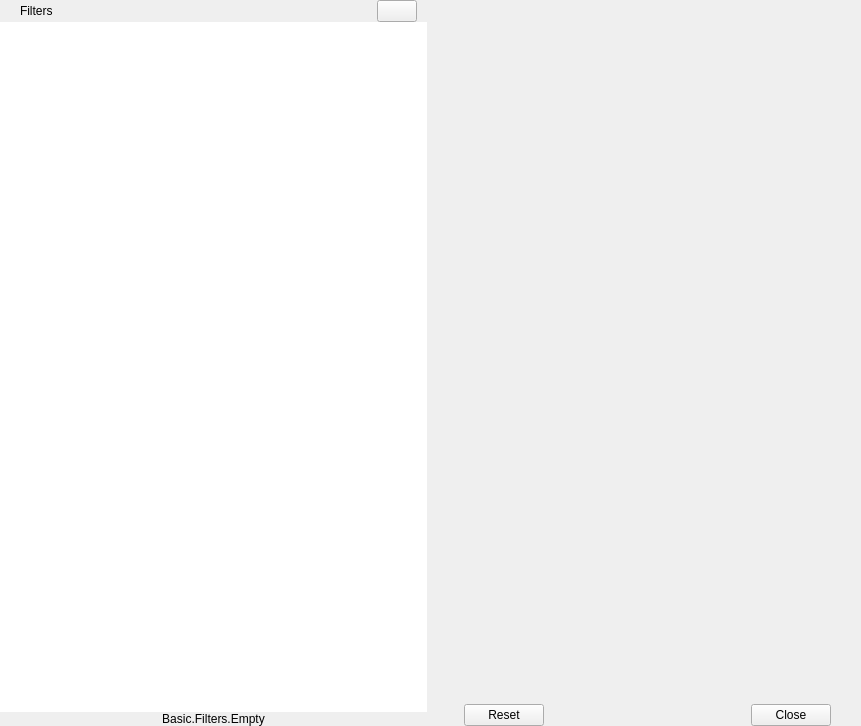
<?xml version="1.0" encoding="UTF-8"?>
<ui version="4.0">
 <class>PLSBasicFilters</class>
 <widget class="QWidget" name="PLSBasicFilters">
  <property name="geometry">
   <rect>
    <x>0</x>
    <y>0</y>
    <width>861</width>
    <height>726</height>
   </rect>
  </property>
  <property name="windowTitle">
   <string>Basic.Filters</string>
  </property>
  <property name="styleSheet">
   <string notr="true"/>
  </property>
  <layout class="QHBoxLayout" name="horizontalLayout_3">
   <property name="spacing">
    <number>0</number>
   </property>
   <property name="leftMargin">
    <number>0</number>
   </property>
   <property name="topMargin">
    <number>0</number>
   </property>
   <property name="rightMargin">
    <number>0</number>
   </property>
   <property name="bottomMargin">
    <number>0</number>
   </property>
   <item>
    <layout class="QVBoxLayout" name="verticalLayout">
     <property name="spacing">
      <number>0</number>
     </property>
     <item>
      <widget class="QWidget" name="titleWidget" native="true">
       <layout class="QHBoxLayout" name="horizontalLayout">
        <property name="spacing">
         <number>0</number>
        </property>
        <property name="leftMargin">
         <number>20</number>
        </property>
        <property name="topMargin">
         <number>0</number>
        </property>
        <property name="rightMargin">
         <number>10</number>
        </property>
        <property name="bottomMargin">
         <number>0</number>
        </property>
        <item>
         <widget class="QLabel" name="asyncLabel">
          <property name="text">
           <string>Filters</string>
          </property>
         </widget>
        </item>
        <item>
         <spacer name="horizontalSpacer_2">
          <property name="orientation">
           <enum>Qt::Horizontal</enum>
          </property>
          <property name="sizeHint" stdset="0">
           <size>
            <width>196</width>
            <height>20</height>
           </size>
          </property>
         </spacer>
        </item>
        <item>
         <widget class="QPushButton" name="addFilterButton">
          <property name="focusPolicy">
           <enum>Qt::NoFocus</enum>
          </property>
          <property name="text">
           <string/>
          </property>
         </widget>
        </item>
       </layout>
      </widget>
     </item>
     <item>
      <widget class="QWidget" name="filtersWidget" native="true">
       <property name="sizePolicy">
        <sizepolicy hsizetype="Preferred" vsizetype="Expanding">
         <horstretch>0</horstretch>
         <verstretch>0</verstretch>
        </sizepolicy>
       </property>
       <layout class="QVBoxLayout" name="verticalLayout_3">
        <property name="spacing">
         <number>0</number>
        </property>
        <property name="leftMargin">
         <number>0</number>
        </property>
        <property name="topMargin">
         <number>0</number>
        </property>
        <property name="rightMargin">
         <number>0</number>
        </property>
        <property name="bottomMargin">
         <number>0</number>
        </property>
        <item>
         <widget class="PLSFiltersListView" name="filtersListWidget">
          <property name="sizePolicy">
           <sizepolicy hsizetype="Preferred" vsizetype="Expanding">
            <horstretch>0</horstretch>
            <verstretch>0</verstretch>
           </sizepolicy>
          </property>
          <property name="focusPolicy">
           <enum>Qt::StrongFocus</enum>
          </property>
          <property name="contextMenuPolicy">
           <enum>Qt::CustomContextMenu</enum>
          </property>
          <property name="frameShape">
           <enum>QFrame::NoFrame</enum>
          </property>
         </widget>
        </item>
        <item>
         <widget class="QLabel" name="emptyDesLabel">
          <property name="text">
           <string>Basic.Filters.Empty</string>
          </property>
          <property name="alignment">
           <set>Qt::AlignCenter</set>
          </property>
         </widget>
        </item>
       </layout>
      </widget>
     </item>
    </layout>
   </item>
   <item>
    <widget class="QLabel" name="hSeperatorLabel">
     <property name="styleSheet">
      <string notr="true"/>
     </property>
     <property name="text">
      <string/>
     </property>
    </widget>
   </item>
   <item>
    <layout class="QVBoxLayout" name="rightContainerLayout">
     <property name="spacing">
      <number>0</number>
     </property>
     <property name="leftMargin">
      <number>0</number>
     </property>
     <property name="topMargin">
      <number>0</number>
     </property>
     <property name="rightMargin">
      <number>0</number>
     </property>
     <property name="bottomMargin">
      <number>0</number>
     </property>
     <item>
      <layout class="QVBoxLayout" name="rightLayout">
       <property name="spacing">
        <number>15</number>
       </property>
       <property name="leftMargin">
        <number>0</number>
       </property>
       <property name="topMargin">
        <number>0</number>
       </property>
       <property name="rightMargin">
        <number>0</number>
       </property>
       <item>
        <layout class="QHBoxLayout" name="horizontalLayout_5">
         <property name="spacing">
          <number>0</number>
         </property>
         <property name="leftMargin">
          <number>15</number>
         </property>
         <property name="topMargin">
          <number>15</number>
         </property>
         <property name="rightMargin">
          <number>15</number>
         </property>
         <property name="bottomMargin">
          <number>0</number>
         </property>
         <item>
          <widget class="PLSQTDisplay" name="preview" native="true">
           <property name="sizePolicy">
            <sizepolicy hsizetype="Expanding" vsizetype="Expanding">
             <horstretch>0</horstretch>
             <verstretch>0</verstretch>
            </sizepolicy>
           </property>
           <property name="minimumSize">
            <size>
             <width>24</width>
             <height>24</height>
            </size>
           </property>
           <property name="maximumSize">
            <size>
             <width>0</width>
             <height>0</height>
            </size>
           </property>
           <property name="layoutDirection">
            <enum>Qt::LeftToRight</enum>
           </property>
          </widget>
         </item>
        </layout>
       </item>
      </layout>
     </item>
     <item>
      <layout class="QHBoxLayout" name="horizontalLayout_6">
       <property name="spacing">
        <number>0</number>
       </property>
       <property name="leftMargin">
        <number>15</number>
       </property>
       <property name="topMargin">
        <number>20</number>
       </property>
       <property name="rightMargin">
        <number>15</number>
       </property>
       <property name="bottomMargin">
        <number>0</number>
       </property>
      </layout>
     </item>
     <item>
      <widget class="QLabel" name="vSeperatorLabel">
       <property name="minimumSize">
        <size>
         <width>0</width>
         <height>0</height>
        </size>
       </property>
       <property name="text">
        <string/>
       </property>
      </widget>
     </item>
     <item>
      <layout class="QHBoxLayout" name="horizontalLayout_2">
       <property name="spacing">
        <number>4</number>
       </property>
       <property name="sizeConstraint">
        <enum>QLayout::SetMaximumSize</enum>
       </property>
       <property name="leftMargin">
        <number>30</number>
       </property>
       <property name="rightMargin">
        <number>30</number>
       </property>
       <item>
        <widget class="PLSDialogButtonBox" name="buttonBox">
         <property name="standardButtons">
          <set>QDialogButtonBox::Close|QDialogButtonBox::Reset</set>
         </property>
        </widget>
       </item>
      </layout>
     </item>
    </layout>
   </item>
  </layout>
  <action name="actionRemoveFilter">
   <property name="icon">
    <iconset>
     <normaloff>:/res/images/list_remove.png</normaloff>:/res/images/list_remove.png</iconset>
   </property>
   <property name="text">
    <string>Remove</string>
   </property>
   <property name="shortcut">
    <string>Del</string>
   </property>
  </action>
  <action name="actionMoveUp">
   <property name="icon">
    <iconset>
     <normaloff>:/res/images/up.png</normaloff>:/res/images/up.png</iconset>
   </property>
   <property name="text">
    <string>Basic.MainMenu.Edit.Order.MoveUp</string>
   </property>
   <property name="shortcut">
    <string>Ctrl+Up</string>
   </property>
  </action>
  <action name="actionMoveDown">
   <property name="icon">
    <iconset>
     <normaloff>:/res/images/down.png</normaloff>:/res/images/down.png</iconset>
   </property>
   <property name="text">
    <string>Basic.MainMenu.Edit.Order.MoveDown</string>
   </property>
   <property name="shortcut">
    <string>Ctrl+Down</string>
   </property>
  </action>
 </widget>
 <customwidgets>
  <customwidget>
   <class>PLSDialogButtonBox</class>
   <extends>QDialogButtonBox</extends>
   <header>dialogbuttonbox.hpp</header>
  </customwidget>
  <customwidget>
   <class>PLSQTDisplay</class>
   <extends>QWidget</extends>
   <header>qt-display.hpp</header>
   <container>1</container>
  </customwidget>
  <customwidget>
   <class>PLSFiltersListView</class>
   <extends>QListWidget</extends>
   <header location="global">PLSFiltersListView.h</header>
  </customwidget>
 </customwidgets>
 <resources>
  <include location="pls.qrc"/>
 </resources>
 <connections/>
</ui>
